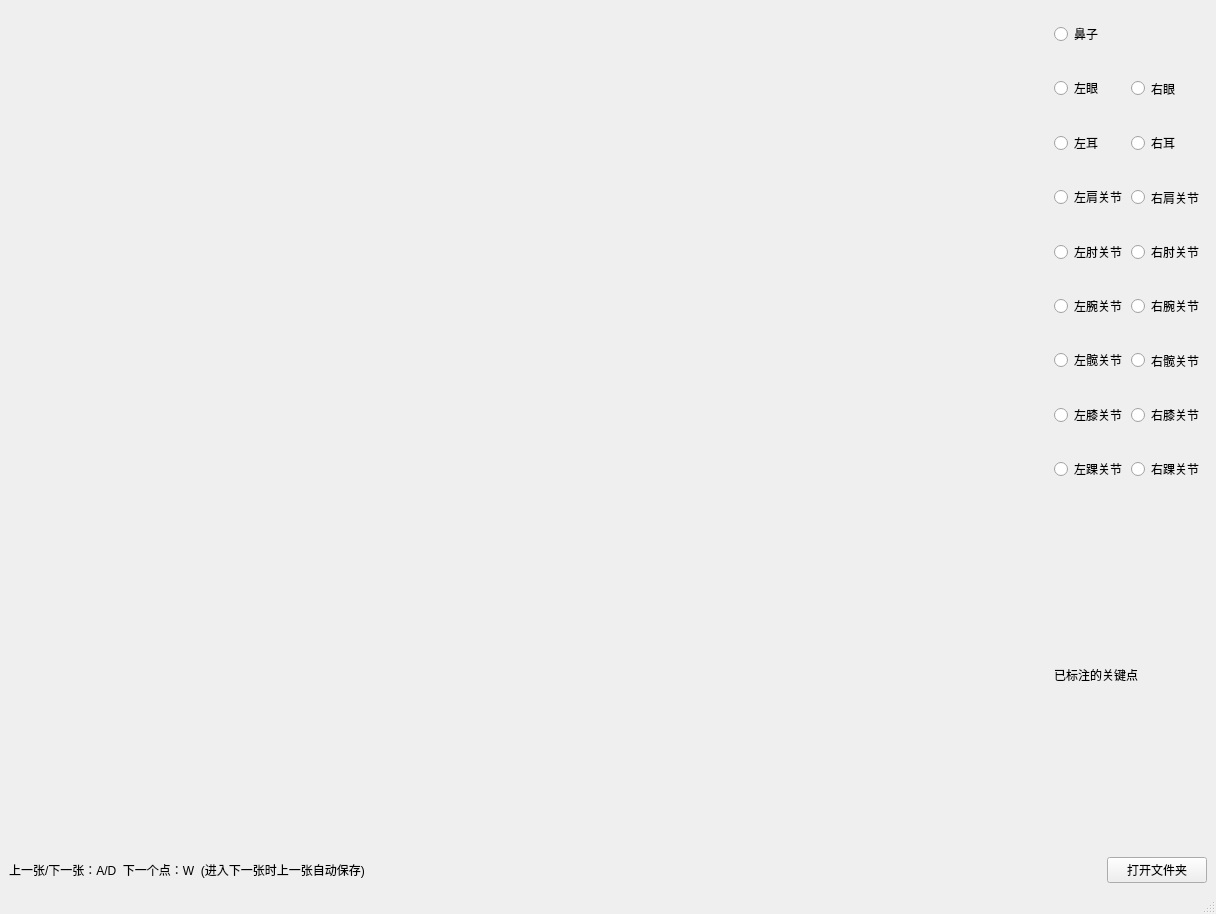
<?xml version="1.0" encoding="UTF-8"?>
<ui version="4.0">
 <class>Annotator</class>
 <widget class="QMainWindow" name="Annotator">
  <property name="geometry">
   <rect>
    <x>0</x>
    <y>0</y>
    <width>1216</width>
    <height>914</height>
   </rect>
  </property>
  <property name="sizePolicy">
   <sizepolicy hsizetype="Preferred" vsizetype="Expanding">
    <horstretch>0</horstretch>
    <verstretch>0</verstretch>
   </sizepolicy>
  </property>
  <property name="minimumSize">
   <size>
    <width>1000</width>
    <height>700</height>
   </size>
  </property>
  <property name="maximumSize">
   <size>
    <width>10000</width>
    <height>7000</height>
   </size>
  </property>
  <property name="windowTitle">
   <string>labels1ow</string>
  </property>
  <widget class="QWidget" name="centralwidget">
   <layout class="QGridLayout" name="gridLayout_2">
    <item row="0" column="0">
     <layout class="QHBoxLayout" name="horizontalLayout_2">
      <item>
       <widget class="QLabel" name="fig">
        <property name="sizePolicy">
         <sizepolicy hsizetype="Expanding" vsizetype="Expanding">
          <horstretch>1</horstretch>
          <verstretch>0</verstretch>
         </sizepolicy>
        </property>
        <property name="text">
         <string/>
        </property>
       </widget>
      </item>
      <item>
       <layout class="QGridLayout" name="gridLayout">
        <property name="sizeConstraint">
         <enum>QLayout::SetNoConstraint</enum>
        </property>
        <property name="rightMargin">
         <number>3</number>
        </property>
        <property name="spacing">
         <number>4</number>
        </property>
        <item row="5" column="2">
         <widget class="QRadioButton" name="right_wrist">
          <property name="sizePolicy">
           <sizepolicy hsizetype="Minimum" vsizetype="Expanding">
            <horstretch>0</horstretch>
            <verstretch>1</verstretch>
           </sizepolicy>
          </property>
          <property name="text">
           <string>右腕关节</string>
          </property>
         </widget>
        </item>
        <item row="2" column="2">
         <widget class="QRadioButton" name="right_ear">
          <property name="sizePolicy">
           <sizepolicy hsizetype="Minimum" vsizetype="Expanding">
            <horstretch>0</horstretch>
            <verstretch>1</verstretch>
           </sizepolicy>
          </property>
          <property name="text">
           <string>右耳</string>
          </property>
         </widget>
        </item>
        <item row="6" column="1">
         <widget class="QRadioButton" name="left_hip">
          <property name="text">
           <string>左髋关节</string>
          </property>
         </widget>
        </item>
        <item row="7" column="1">
         <widget class="QRadioButton" name="left_knee">
          <property name="text">
           <string>左膝关节</string>
          </property>
         </widget>
        </item>
        <item row="3" column="2">
         <widget class="QRadioButton" name="right_shoulder">
          <property name="sizePolicy">
           <sizepolicy hsizetype="Minimum" vsizetype="Expanding">
            <horstretch>0</horstretch>
            <verstretch>1</verstretch>
           </sizepolicy>
          </property>
          <property name="text">
           <string>右肩关节</string>
          </property>
         </widget>
        </item>
        <item row="7" column="2">
         <widget class="QRadioButton" name="right_knee">
          <property name="sizePolicy">
           <sizepolicy hsizetype="Minimum" vsizetype="Expanding">
            <horstretch>0</horstretch>
            <verstretch>1</verstretch>
           </sizepolicy>
          </property>
          <property name="text">
           <string>右膝关节</string>
          </property>
         </widget>
        </item>
        <item row="3" column="1">
         <widget class="QRadioButton" name="left_shoulder">
          <property name="text">
           <string>左肩关节</string>
          </property>
         </widget>
        </item>
        <item row="6" column="2">
         <widget class="QRadioButton" name="right_hip">
          <property name="sizePolicy">
           <sizepolicy hsizetype="Minimum" vsizetype="Expanding">
            <horstretch>0</horstretch>
            <verstretch>1</verstretch>
           </sizepolicy>
          </property>
          <property name="text">
           <string>右髋关节</string>
          </property>
         </widget>
        </item>
        <item row="4" column="2">
         <widget class="QRadioButton" name="right_elbow">
          <property name="sizePolicy">
           <sizepolicy hsizetype="Minimum" vsizetype="Expanding">
            <horstretch>0</horstretch>
            <verstretch>1</verstretch>
           </sizepolicy>
          </property>
          <property name="text">
           <string>右肘关节</string>
          </property>
         </widget>
        </item>
        <item row="4" column="1">
         <widget class="QRadioButton" name="left_elbow">
          <property name="sizePolicy">
           <sizepolicy hsizetype="Minimum" vsizetype="Fixed">
            <horstretch>0</horstretch>
            <verstretch>0</verstretch>
           </sizepolicy>
          </property>
          <property name="text">
           <string>左肘关节</string>
          </property>
         </widget>
        </item>
        <item row="8" column="1">
         <widget class="QRadioButton" name="left_ankle">
          <property name="sizePolicy">
           <sizepolicy hsizetype="Expanding" vsizetype="Fixed">
            <horstretch>1</horstretch>
            <verstretch>0</verstretch>
           </sizepolicy>
          </property>
          <property name="text">
           <string>左踝关节</string>
          </property>
         </widget>
        </item>
        <item row="2" column="1">
         <widget class="QRadioButton" name="left_ear">
          <property name="text">
           <string>左耳</string>
          </property>
         </widget>
        </item>
        <item row="5" column="1">
         <widget class="QRadioButton" name="left_wrist">
          <property name="text">
           <string>左腕关节</string>
          </property>
         </widget>
        </item>
        <item row="8" column="2">
         <widget class="QRadioButton" name="right_ankle">
          <property name="sizePolicy">
           <sizepolicy hsizetype="Minimum" vsizetype="Expanding">
            <horstretch>0</horstretch>
            <verstretch>1</verstretch>
           </sizepolicy>
          </property>
          <property name="text">
           <string>右踝关节</string>
          </property>
         </widget>
        </item>
        <item row="1" column="2">
         <widget class="QRadioButton" name="right_eye">
          <property name="sizePolicy">
           <sizepolicy hsizetype="Minimum" vsizetype="Expanding">
            <horstretch>0</horstretch>
            <verstretch>1</verstretch>
           </sizepolicy>
          </property>
          <property name="text">
           <string>右眼</string>
          </property>
         </widget>
        </item>
        <item row="0" column="1" colspan="2">
         <widget class="QRadioButton" name="nose">
          <property name="sizePolicy">
           <sizepolicy hsizetype="Expanding" vsizetype="Expanding">
            <horstretch>1</horstretch>
            <verstretch>1</verstretch>
           </sizepolicy>
          </property>
          <property name="text">
           <string>鼻子</string>
          </property>
         </widget>
        </item>
        <item row="1" column="1">
         <widget class="QRadioButton" name="left_eye">
          <property name="text">
           <string>左眼</string>
          </property>
         </widget>
        </item>
        <item row="9" column="1" colspan="2">
         <widget class="QLabel" name="label">
          <property name="sizePolicy">
           <sizepolicy hsizetype="Expanding" vsizetype="Expanding">
            <horstretch>1</horstretch>
            <verstretch>7</verstretch>
           </sizepolicy>
          </property>
          <property name="text">
           <string>已标注的关键点</string>
          </property>
         </widget>
        </item>
       </layout>
      </item>
     </layout>
    </item>
    <item row="1" column="0">
     <layout class="QHBoxLayout" name="horizontalLayout">
      <item>
       <widget class="QLabel" name="label_2">
        <property name="sizePolicy">
         <sizepolicy hsizetype="Preferred" vsizetype="Minimum">
          <horstretch>0</horstretch>
          <verstretch>0</verstretch>
         </sizepolicy>
        </property>
        <property name="text">
         <string>上一张/下一张：A/D  下一个点：W  (进入下一张时上一张自动保存)</string>
        </property>
        <property name="scaledContents">
         <bool>false</bool>
        </property>
        <property name="margin">
         <number>2</number>
        </property>
       </widget>
      </item>
      <item>
       <widget class="QPushButton" name="open_file">
        <property name="maximumSize">
         <size>
          <width>100</width>
          <height>50</height>
         </size>
        </property>
        <property name="cursor">
         <cursorShape>PointingHandCursor</cursorShape>
        </property>
        <property name="text">
         <string>打开文件夹</string>
        </property>
        <property name="checkable">
         <bool>false</bool>
        </property>
       </widget>
      </item>
     </layout>
    </item>
   </layout>
  </widget>
  <widget class="QStatusBar" name="statusbar"/>
  <action name="actionnext">
   <property name="text">
    <string>next</string>
   </property>
  </action>
 </widget>
 <resources/>
 <connections/>
</ui>
